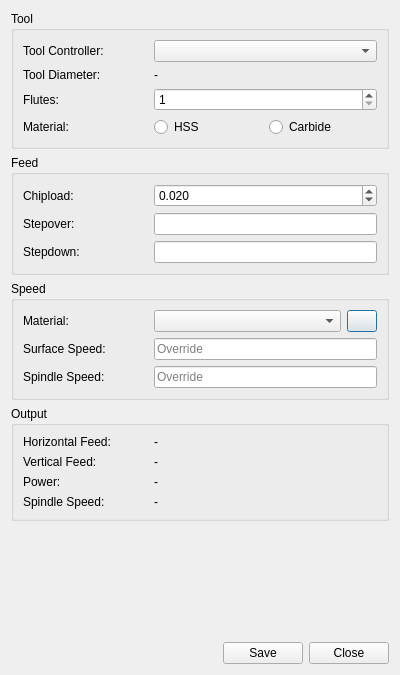
<?xml version="1.0" encoding="UTF-8"?>
<ui version="4.0">
 <class>Dialog</class>
 <widget class="QDialog" name="Dialog">
  <property name="geometry">
   <rect>
    <x>0</x>
    <y>0</y>
    <width>400</width>
    <height>675</height>
   </rect>
  </property>
  <property name="sizePolicy">
   <sizepolicy hsizetype="Preferred" vsizetype="Fixed">
    <horstretch>0</horstretch>
    <verstretch>0</verstretch>
   </sizepolicy>
  </property>
  <property name="minimumSize">
   <size>
    <width>350</width>
    <height>0</height>
   </size>
  </property>
  <property name="windowTitle">
   <string>Feeds and Speeds</string>
  </property>
  <property name="statusTip">
   <string/>
  </property>
  <layout class="QGridLayout" name="gridLayout_5">
   <item row="0" column="0">
    <widget class="QGroupBox" name="groupBox">
     <property name="title">
      <string>Tool</string>
     </property>
     <layout class="QGridLayout" name="gridLayout">
      <item row="0" column="0">
       <widget class="QLabel" name="label_13">
        <property name="sizePolicy">
         <sizepolicy hsizetype="Fixed" vsizetype="Preferred">
          <horstretch>0</horstretch>
          <verstretch>0</verstretch>
         </sizepolicy>
        </property>
        <property name="minimumSize">
         <size>
          <width>125</width>
          <height>0</height>
         </size>
        </property>
        <property name="maximumSize">
         <size>
          <width>16777215</width>
          <height>16777215</height>
         </size>
        </property>
        <property name="text">
         <string>Tool Controller:</string>
        </property>
       </widget>
      </item>
      <item row="0" column="1">
       <widget class="QComboBox" name="toolController_CB">
        <property name="toolTip">
         <string>&lt;html&gt;&lt;head/&gt;&lt;body&gt;&lt;p&gt;Tool Controller&lt;/p&gt;&lt;/body&gt;&lt;/html&gt;</string>
        </property>
       </widget>
      </item>
      <item row="1" column="0">
       <widget class="QLabel" name="label_6">
        <property name="sizePolicy">
         <sizepolicy hsizetype="Fixed" vsizetype="Preferred">
          <horstretch>0</horstretch>
          <verstretch>0</verstretch>
         </sizepolicy>
        </property>
        <property name="minimumSize">
         <size>
          <width>125</width>
          <height>0</height>
         </size>
        </property>
        <property name="maximumSize">
         <size>
          <width>16777215</width>
          <height>16777215</height>
         </size>
        </property>
        <property name="text">
         <string>Tool Diameter:</string>
        </property>
       </widget>
      </item>
      <item row="1" column="1">
       <widget class="QLabel" name="toolDia_LE">
        <property name="text">
         <string>-</string>
        </property>
       </widget>
      </item>
      <item row="2" column="0">
       <widget class="QLabel" name="label_7">
        <property name="sizePolicy">
         <sizepolicy hsizetype="Fixed" vsizetype="Preferred">
          <horstretch>0</horstretch>
          <verstretch>0</verstretch>
         </sizepolicy>
        </property>
        <property name="minimumSize">
         <size>
          <width>125</width>
          <height>0</height>
         </size>
        </property>
        <property name="maximumSize">
         <size>
          <width>16777215</width>
          <height>16777215</height>
         </size>
        </property>
        <property name="text">
         <string>Flutes:</string>
        </property>
       </widget>
      </item>
      <item row="2" column="1">
       <widget class="QSpinBox" name="flutes_SB">
        <property name="toolTip">
         <string>&lt;html&gt;&lt;head/&gt;&lt;body&gt;&lt;p&gt;Number of flutes or cutting edges&lt;/p&gt;&lt;/body&gt;&lt;/html&gt;</string>
        </property>
        <property name="readOnly">
         <bool>false</bool>
        </property>
        <property name="minimum">
         <number>1</number>
        </property>
       </widget>
      </item>
      <item row="3" column="0" colspan="2">
       <layout class="QHBoxLayout" name="horizontalLayout_9">
        <property name="leftMargin">
         <number>0</number>
        </property>
        <item>
         <widget class="QLabel" name="label_2">
          <property name="sizePolicy">
           <sizepolicy hsizetype="Maximum" vsizetype="Preferred">
            <horstretch>0</horstretch>
            <verstretch>0</verstretch>
           </sizepolicy>
          </property>
          <property name="minimumSize">
           <size>
            <width>125</width>
            <height>0</height>
           </size>
          </property>
          <property name="maximumSize">
           <size>
            <width>16777215</width>
            <height>16777215</height>
           </size>
          </property>
          <property name="text">
           <string>Material:</string>
          </property>
          <property name="alignment">
           <set>Qt::AlignLeading|Qt::AlignLeft|Qt::AlignVCenter</set>
          </property>
         </widget>
        </item>
        <item>
         <widget class="QRadioButton" name="hss_RB">
          <property name="toolTip">
           <string>&lt;html&gt;&lt;head/&gt;&lt;body&gt;&lt;p&gt;High Speed Steel&lt;/p&gt;&lt;/body&gt;&lt;/html&gt;</string>
          </property>
          <property name="text">
           <string>HSS</string>
          </property>
         </widget>
        </item>
        <item>
         <widget class="QRadioButton" name="cbd_RB">
          <property name="toolTip">
           <string>&lt;html&gt;&lt;head/&gt;&lt;body&gt;&lt;p&gt;carbide&lt;/p&gt;&lt;/body&gt;&lt;/html&gt;</string>
          </property>
          <property name="text">
           <string>Carbide</string>
          </property>
         </widget>
        </item>
       </layout>
      </item>
     </layout>
    </widget>
   </item>
   <item row="1" column="0">
    <widget class="QGroupBox" name="groupBox_2">
     <property name="title">
      <string>Feed</string>
     </property>
     <layout class="QGridLayout" name="gridLayout_3">
      <item row="0" column="0">
       <widget class="QLabel" name="label_8">
        <property name="sizePolicy">
         <sizepolicy hsizetype="Fixed" vsizetype="Preferred">
          <horstretch>0</horstretch>
          <verstretch>0</verstretch>
         </sizepolicy>
        </property>
        <property name="minimumSize">
         <size>
          <width>125</width>
          <height>0</height>
         </size>
        </property>
        <property name="maximumSize">
         <size>
          <width>16777215</width>
          <height>16777215</height>
         </size>
        </property>
        <property name="text">
         <string>Chipload:</string>
        </property>
       </widget>
      </item>
      <item row="1" column="0">
       <widget class="QLabel" name="label_9">
        <property name="sizePolicy">
         <sizepolicy hsizetype="Fixed" vsizetype="Preferred">
          <horstretch>0</horstretch>
          <verstretch>0</verstretch>
         </sizepolicy>
        </property>
        <property name="minimumSize">
         <size>
          <width>125</width>
          <height>0</height>
         </size>
        </property>
        <property name="maximumSize">
         <size>
          <width>16777215</width>
          <height>16777215</height>
         </size>
        </property>
        <property name="text">
         <string>Stepover:</string>
        </property>
       </widget>
      </item>
      <item row="1" column="1">
       <widget class="Gui::InputField" name="WOC_SP">
        <property name="sizePolicy">
         <sizepolicy hsizetype="Preferred" vsizetype="Fixed">
          <horstretch>0</horstretch>
          <verstretch>0</verstretch>
         </sizepolicy>
        </property>
        <property name="toolTip">
         <string>&lt;html&gt;&lt;head/&gt;&lt;body&gt;&lt;p&gt;stepover or width of cut&lt;/p&gt;&lt;/body&gt;&lt;/html&gt;</string>
        </property>
        <property name="placeholderText">
         <string/>
        </property>
        <property name="unit" stdset="0">
         <string notr="true"/>
        </property>
       </widget>
      </item>
      <item row="2" column="0">
       <widget class="QLabel" name="label_10">
        <property name="sizePolicy">
         <sizepolicy hsizetype="Fixed" vsizetype="Preferred">
          <horstretch>0</horstretch>
          <verstretch>0</verstretch>
         </sizepolicy>
        </property>
        <property name="minimumSize">
         <size>
          <width>125</width>
          <height>0</height>
         </size>
        </property>
        <property name="maximumSize">
         <size>
          <width>16777215</width>
          <height>16777215</height>
         </size>
        </property>
        <property name="text">
         <string>Stepdown:</string>
        </property>
       </widget>
      </item>
      <item row="2" column="1">
       <widget class="Gui::InputField" name="DOC_SP">
        <property name="sizePolicy">
         <sizepolicy hsizetype="Preferred" vsizetype="Fixed">
          <horstretch>0</horstretch>
          <verstretch>0</verstretch>
         </sizepolicy>
        </property>
        <property name="toolTip">
         <string>&lt;html&gt;&lt;head/&gt;&lt;body&gt;&lt;p&gt;stepdown or depth of cut&lt;/p&gt;&lt;/body&gt;&lt;/html&gt;</string>
        </property>
        <property name="unit" stdset="0">
         <string notr="true"/>
        </property>
       </widget>
      </item>
      <item row="0" column="1">
       <widget class="QDoubleSpinBox" name="FPT_SB">
        <property name="toolTip">
         <string>&lt;html&gt;&lt;head/&gt;&lt;body&gt;&lt;p&gt;chipload or feed per tooth. &lt;/p&gt;&lt;/body&gt;&lt;/html&gt;</string>
        </property>
        <property name="decimals">
         <number>3</number>
        </property>
        <property name="minimum">
         <double>0.001000000000000</double>
        </property>
        <property name="maximum">
         <double>1.500000000000000</double>
        </property>
        <property name="singleStep">
         <double>0.010000000000000</double>
        </property>
        <property name="value">
         <double>0.020000000000000</double>
        </property>
       </widget>
      </item>
     </layout>
    </widget>
   </item>
   <item row="2" column="0">
    <widget class="QGroupBox" name="groupBox_3">
     <property name="title">
      <string>Speed</string>
     </property>
     <layout class="QGridLayout" name="gridLayout_2">
      <item row="0" column="0">
       <widget class="QLabel" name="label">
        <property name="sizePolicy">
         <sizepolicy hsizetype="Maximum" vsizetype="Preferred">
          <horstretch>0</horstretch>
          <verstretch>0</verstretch>
         </sizepolicy>
        </property>
        <property name="minimumSize">
         <size>
          <width>125</width>
          <height>0</height>
         </size>
        </property>
        <property name="maximumSize">
         <size>
          <width>16777215</width>
          <height>16777215</height>
         </size>
        </property>
        <property name="text">
         <string>Material:</string>
        </property>
       </widget>
      </item>
      <item row="0" column="1">
       <layout class="QHBoxLayout" name="horizontalLayout_2">
        <item>
         <widget class="QComboBox" name="material_CB">
          <property name="toolTip">
           <string>&lt;html&gt;&lt;head/&gt;&lt;body&gt;&lt;p&gt;select stock material&lt;/p&gt;&lt;/body&gt;&lt;/html&gt;</string>
          </property>
         </widget>
        </item>
        <item>
         <widget class="QPushButton" name="material_editor_PB">
          <property name="maximumSize">
           <size>
            <width>30</width>
            <height>16777215</height>
           </size>
          </property>
          <property name="toolTip">
           <string>&lt;html&gt;&lt;head/&gt;&lt;body&gt;&lt;p&gt;Open the material editor to select a custom material&lt;/p&gt;&lt;/body&gt;&lt;/html&gt;</string>
          </property>
          <property name="text">
           <string/>
          </property>
         </widget>
        </item>
       </layout>
      </item>
      <item row="1" column="0">
       <widget class="QLabel" name="label_11">
        <property name="sizePolicy">
         <sizepolicy hsizetype="Maximum" vsizetype="Preferred">
          <horstretch>0</horstretch>
          <verstretch>0</verstretch>
         </sizepolicy>
        </property>
        <property name="minimumSize">
         <size>
          <width>125</width>
          <height>0</height>
         </size>
        </property>
        <property name="maximumSize">
         <size>
          <width>16777215</width>
          <height>16777215</height>
         </size>
        </property>
        <property name="text">
         <string>Surface Speed:</string>
        </property>
        <property name="alignment">
         <set>Qt::AlignLeading|Qt::AlignLeft|Qt::AlignVCenter</set>
        </property>
       </widget>
      </item>
      <item row="1" column="1">
       <widget class="QLineEdit" name="ss_LE">
        <property name="sizePolicy">
         <sizepolicy hsizetype="Preferred" vsizetype="Fixed">
          <horstretch>0</horstretch>
          <verstretch>0</verstretch>
         </sizepolicy>
        </property>
        <property name="toolTip">
         <string>&lt;html&gt;&lt;head/&gt;&lt;body&gt;&lt;p&gt;surface speed&lt;/p&gt;&lt;/body&gt;&lt;/html&gt;</string>
        </property>
        <property name="placeholderText">
         <string>Override</string>
        </property>
        <property name="unit" stdset="0">
         <string notr="true"/>
        </property>
       </widget>
      </item>
      <item row="2" column="0">
       <widget class="QLabel" name="label_3">
        <property name="sizePolicy">
         <sizepolicy hsizetype="Maximum" vsizetype="Preferred">
          <horstretch>0</horstretch>
          <verstretch>0</verstretch>
         </sizepolicy>
        </property>
        <property name="minimumSize">
         <size>
          <width>125</width>
          <height>0</height>
         </size>
        </property>
        <property name="maximumSize">
         <size>
          <width>16777215</width>
          <height>16777215</height>
         </size>
        </property>
        <property name="text">
         <string>Spindle Speed:</string>
        </property>
        <property name="alignment">
         <set>Qt::AlignLeading|Qt::AlignLeft|Qt::AlignVCenter</set>
        </property>
       </widget>
      </item>
      <item row="2" column="1">
       <widget class="QLineEdit" name="rpm_LE">
        <property name="sizePolicy">
         <sizepolicy hsizetype="Preferred" vsizetype="Fixed">
          <horstretch>0</horstretch>
          <verstretch>0</verstretch>
         </sizepolicy>
        </property>
        <property name="toolTip">
         <string>&lt;html&gt;&lt;head/&gt;&lt;body&gt;&lt;p&gt;spindle speed or rpm&lt;/p&gt;&lt;/body&gt;&lt;/html&gt;</string>
        </property>
        <property name="placeholderText">
         <string>Override</string>
        </property>
        <property name="clearButtonEnabled">
         <bool>true</bool>
        </property>
        <property name="unit" stdset="0">
         <string notr="true"/>
        </property>
       </widget>
      </item>
     </layout>
    </widget>
   </item>
   <item row="3" column="0">
    <widget class="QGroupBox" name="groupBox_4">
     <property name="title">
      <string>Output</string>
     </property>
     <layout class="QGridLayout" name="gridLayout_4">
      <item row="0" column="0">
       <layout class="QHBoxLayout" name="horizontalLayout_7">
        <item>
         <widget class="QLabel" name="label_4">
          <property name="sizePolicy">
           <sizepolicy hsizetype="Maximum" vsizetype="Preferred">
            <horstretch>0</horstretch>
            <verstretch>0</verstretch>
           </sizepolicy>
          </property>
          <property name="minimumSize">
           <size>
            <width>125</width>
            <height>0</height>
           </size>
          </property>
          <property name="maximumSize">
           <size>
            <width>16777215</width>
            <height>16777215</height>
           </size>
          </property>
          <property name="text">
           <string>Horizontal Feed:</string>
          </property>
         </widget>
        </item>
        <item>
         <widget class="QLabel" name="hfeed_result">
          <property name="text">
           <string>-</string>
          </property>
         </widget>
        </item>
       </layout>
      </item>
      <item row="1" column="0">
       <layout class="QHBoxLayout" name="horizontalLayout">
        <item>
         <widget class="QLabel" name="label_14">
          <property name="sizePolicy">
           <sizepolicy hsizetype="Maximum" vsizetype="Preferred">
            <horstretch>0</horstretch>
            <verstretch>0</verstretch>
           </sizepolicy>
          </property>
          <property name="minimumSize">
           <size>
            <width>125</width>
            <height>0</height>
           </size>
          </property>
          <property name="maximumSize">
           <size>
            <width>16777215</width>
            <height>16777215</height>
           </size>
          </property>
          <property name="text">
           <string>Vertical Feed:</string>
          </property>
         </widget>
        </item>
        <item>
         <widget class="QLabel" name="vfeed_result">
          <property name="text">
           <string>-</string>
          </property>
         </widget>
        </item>
       </layout>
      </item>
      <item row="2" column="0">
       <layout class="QHBoxLayout" name="horizontalLayout_8">
        <item>
         <widget class="QLabel" name="label_5">
          <property name="sizePolicy">
           <sizepolicy hsizetype="Maximum" vsizetype="Preferred">
            <horstretch>0</horstretch>
            <verstretch>0</verstretch>
           </sizepolicy>
          </property>
          <property name="minimumSize">
           <size>
            <width>125</width>
            <height>0</height>
           </size>
          </property>
          <property name="maximumSize">
           <size>
            <width>16777215</width>
            <height>16777215</height>
           </size>
          </property>
          <property name="text">
           <string>Power:</string>
          </property>
         </widget>
        </item>
        <item>
         <widget class="QLabel" name="hp_result">
          <property name="text">
           <string>-</string>
          </property>
         </widget>
        </item>
       </layout>
      </item>
      <item row="3" column="0">
       <layout class="QHBoxLayout" name="horizontalLayout_12">
        <item>
         <widget class="QLabel" name="label_12">
          <property name="sizePolicy">
           <sizepolicy hsizetype="Maximum" vsizetype="Preferred">
            <horstretch>0</horstretch>
            <verstretch>0</verstretch>
           </sizepolicy>
          </property>
          <property name="minimumSize">
           <size>
            <width>125</width>
            <height>0</height>
           </size>
          </property>
          <property name="maximumSize">
           <size>
            <width>16777215</width>
            <height>16777215</height>
           </size>
          </property>
          <property name="text">
           <string>Spindle Speed:</string>
          </property>
         </widget>
        </item>
        <item>
         <widget class="QLabel" name="rpm_result">
          <property name="text">
           <string>-</string>
          </property>
         </widget>
        </item>
       </layout>
      </item>
     </layout>
    </widget>
   </item>
   <item row="4" column="0">
    <spacer name="verticalSpacer">
     <property name="orientation">
      <enum>Qt::Vertical</enum>
     </property>
     <property name="sizeHint" stdset="0">
      <size>
       <width>20</width>
       <height>2</height>
      </size>
     </property>
    </spacer>
   </item>
   <item row="5" column="0">
    <layout class="QHBoxLayout" name="horizontalLayout_16">
     <item>
      <spacer name="horizontalSpacer_2">
       <property name="orientation">
        <enum>Qt::Horizontal</enum>
       </property>
       <property name="sizeHint" stdset="0">
        <size>
         <width>40</width>
         <height>20</height>
        </size>
       </property>
      </spacer>
     </item>
     <item>
      <layout class="QHBoxLayout" name="horizontalLayout_15">
       <item>
        <widget class="QPushButton" name="update_PB">
         <property name="toolTip">
          <string>&lt;html&gt;&lt;head/&gt;&lt;body&gt;&lt;p&gt;Save the feed rates and spindle speed to the selected tool controller&lt;/p&gt;&lt;/body&gt;&lt;/html&gt;</string>
         </property>
         <property name="text">
          <string>Save</string>
         </property>
        </widget>
       </item>
       <item>
        <widget class="QPushButton" name="close_PB">
         <property name="toolTip">
          <string>&lt;html&gt;&lt;head/&gt;&lt;body&gt;&lt;p&gt;close the dialog&lt;/p&gt;&lt;/body&gt;&lt;/html&gt;</string>
         </property>
         <property name="text">
          <string>Close</string>
         </property>
        </widget>
       </item>
      </layout>
     </item>
    </layout>
   </item>
  </layout>
 </widget>
 <customwidgets>
  <customwidget>
   <class>Gui::InputField</class>
   <extends>QLineEdit</extends>
   <header>Gui/InputField.h</header>
  </customwidget>
 </customwidgets>
 <tabstops>
  <tabstop>toolController_CB</tabstop>
  <tabstop>flutes_SB</tabstop>
  <tabstop>hss_RB</tabstop>
  <tabstop>cbd_RB</tabstop>
  <tabstop>FPT_SB</tabstop>
  <tabstop>WOC_SP</tabstop>
  <tabstop>DOC_SP</tabstop>
  <tabstop>material_CB</tabstop>
  <tabstop>ss_LE</tabstop>
  <tabstop>rpm_LE</tabstop>
  <tabstop>update_PB</tabstop>
  <tabstop>close_PB</tabstop>
 </tabstops>
 <resources/>
 <connections/>
</ui>
